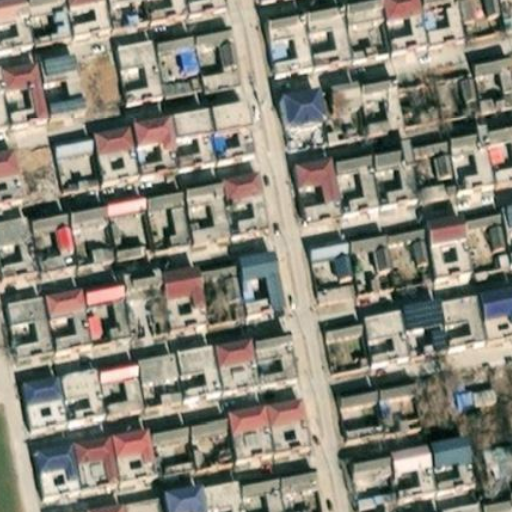
#> input picture sample_data/test/HR/macun1_block_12_30.tif, 512 x 512 px
$ python evaluate.py --pred_dir sample_data/test/HR --gt_dir sample_data/test/HR
#> lines starting #> are read from the running program, lines starting #| are printed output that depends on the picture
"""
JEGAN-UNet3+ Evaluation Script

Computes global metrics (IoU, Precision, Recall, F1) by comparing
predicted segmentation masks against ground truth labels.
Supports evaluation of multiple model variants for ablation studies.

Usage:
    python evaluate.py --pred_dir results/seg --gt_dir dataset/test/label
"""
import os
import argparse
import numpy as np
from PIL import Image
from tqdm import tqdm


SUPPORTED_EXT = (".png", ".tif", ".tiff")


def load_binary_mask(path):
    """Load an image as a binary mask (0 or 1)."""
    img = Image.open(path).convert("L")
    mask = np.array(img)
    mask = (mask > 0).astype(np.uint8)
    return mask


def compute_counts(pred, gt):
    """Return pixel-level TP, FP, FN counts."""
    tp = np.logical_and(pred == 1, gt == 1).sum()
    fp = np.logical_and(pred == 1, gt == 0).sum()
    fn = np.logical_and(pred == 0, gt == 1).sum()
    return tp, fp, fn


def build_file_map(folder):
    """Build filename (no ext) -> full path mapping."""
#> called with folder = 'sample_data/test/HR'
    file_map = {}
    for f in os.listdir(folder):
        if f.lower().endswith(SUPPORTED_EXT):
            name = os.path.splitext(f)[0]
            file_map[name] = os.path.join(folder, f)
#> pass 2 of the loop in build_file_map, `for f in os.listdir(folder):`:
#> pass 2 of the loop in build_file_map, `for f in os.listdir(folder):`:
    return file_map


def evaluate(pred_dir, gt_dir):
    """Compute global evaluation metrics."""
    total_tp = 0
    total_fp = 0
    total_fn = 0

    pred_map = build_file_map(pred_dir)
    gt_map = build_file_map(gt_dir)

    if len(pred_map) == 0:
        print("Prediction folder is empty!")
        return

    skipped = 0
    for name, pred_path in tqdm(pred_map.items(), desc="Evaluating", unit="img"):
        if name not in gt_map:
            skipped += 1
            continue
        gt_path = gt_map[name]
        pred = load_binary_mask(pred_path)
#> in load_binary_mask, `img = Image.open(path).convert("L")`:
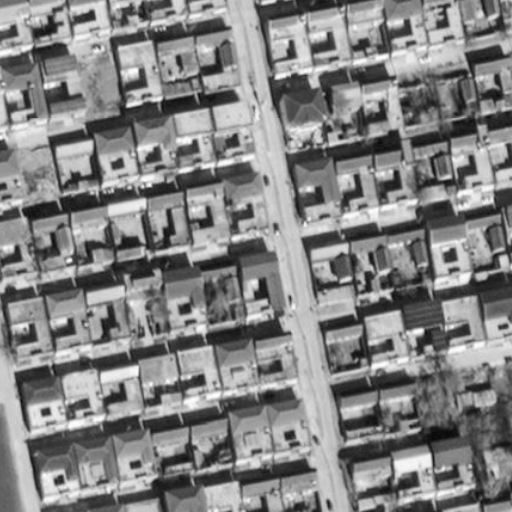
#> img: PIL image 512x512 L; min 8, max 254, mean 131.3
#> in load_binary_mask, `mask = (mask > 0).astype(np.uint8)`: mask: shape (512, 512); every value is 1
        gt = load_binary_mask(gt_path)
        if pred.shape != gt.shape:
            print(f"Size mismatch, skipping: {name}")
            continue
        tp, fp, fn = compute_counts(pred, gt)
#> in compute_counts, `tp = np.logical_and(pred == 1, gt == 1).sum()`: tp = 262144
#> in compute_counts, `fp = np.logical_and(pred == 1, gt == 0).sum()`: fp = 0
#> tp = 262144; fp = 0; fn = 0
        total_tp += tp
#> total_tp = 262144
        total_fp += fp
#> total_fp = 0
        total_fn += fn
#> total_fn = 0
#> pass 2 of the loop in evaluate, `for name, pred_path in tqdm(pred_map.items(), desc="Evaluating", unit=..`:
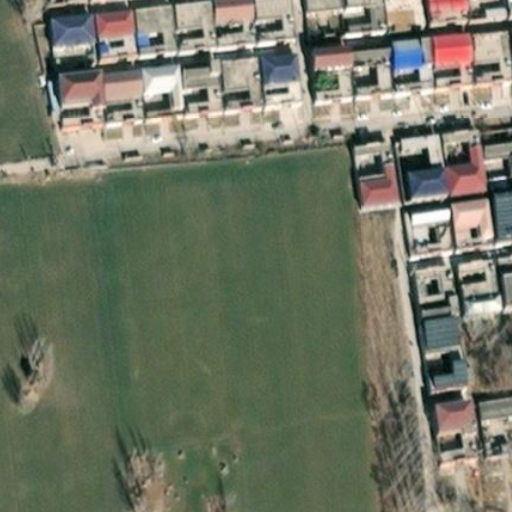
#> input picture sample_data/test/HR/macun1_block_12_43.tif, 512 x 512 px
#> in load_binary_mask (call 3), `img = Image.open(path).convert("L")`:
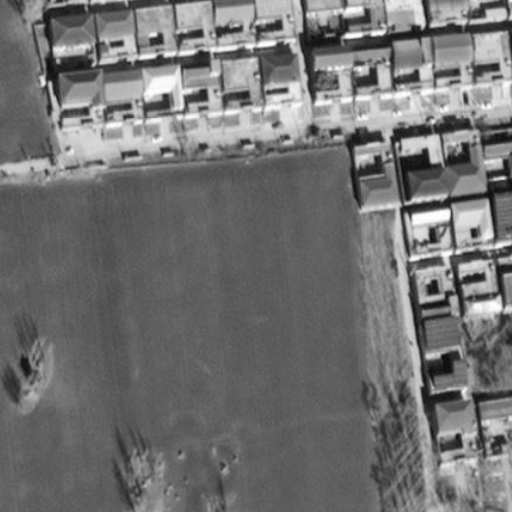
#> img: PIL image 512x512 L; min 6, max 255, mean 113.6
#> total_tp = 524288

    if skipped > 0:
        print(f"Skipped {skipped} images without matching ground truth")

    if (total_tp + total_fp + total_fn) == 0:
        print("No valid foreground pixels found!")
        return

    global_iou = total_tp / (total_tp + total_fp + total_fn + 1e-8)
#> global_iou = 1
    global_precision = total_tp / (total_tp + total_fp + 1e-8)
#> global_precision = 1
    global_recall = total_tp / (total_tp + total_fn + 1e-8)
#> global_recall = 1
    global_f1 = 2 * global_precision * global_recall / (global_precision + global_recall + 1e-8)
#> global_f1 = 1

    print("\n====== Global Evaluation Metrics ======")
    print(f"Global IoU       : {global_iou:.4f}")
#| Global IoU       : 1.0000
    print(f"Global Precision : {global_precision:.4f}")
#| Global Precision : 1.0000
    print(f"Global Recall    : {global_recall:.4f}")
#| Global Recall    : 1.0000
    print(f"Global F1-score  : {global_f1:.4f}")
#| Global F1-score  : 1.0000


if __name__ == "__main__":
    parser = argparse.ArgumentParser(description="Evaluate segmentation results")
    parser.add_argument("--pred_dir", type=str, required=True, help="Path to predicted masks")
    parser.add_argument("--gt_dir", type=str, required=True, help="Path to ground truth masks")
    args = parser.parse_args()
    evaluate(args.pred_dir, args.gt_dir)
